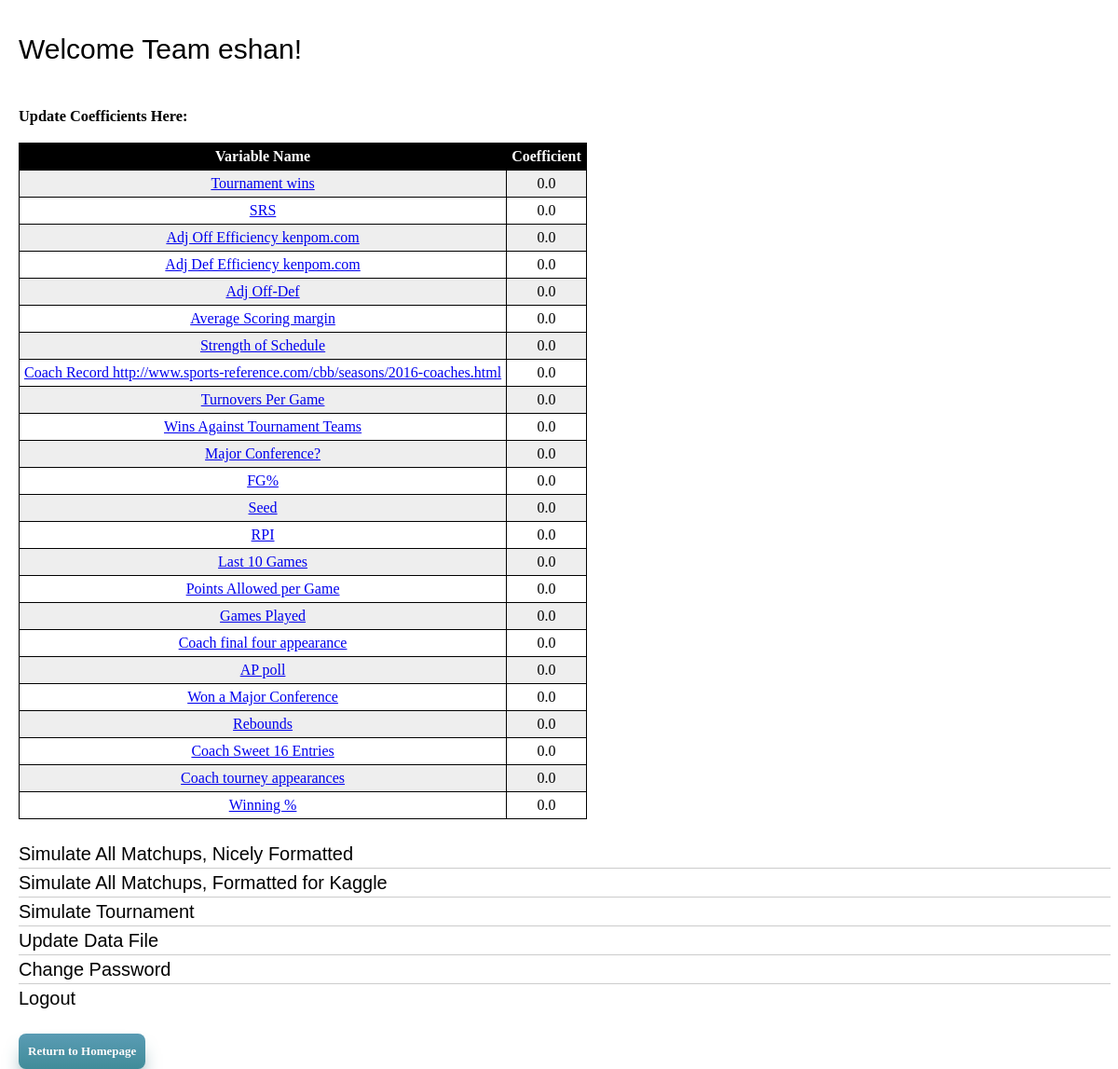
The app's page / (signed in) with its own data.
### tournament/models.py (models this page shows, shortened)
class Coefficient(models.Model):
    value = models.FloatField(default = 0)
    variable = models.ForeignKey(Variable)
    user = models.ForeignKey(User)

class Variable(models.Model):
    name = models.CharField(max_length = 50)
    stdev = models.FloatField(default = 0)
    mean = models.FloatField(default = 0)

### tournament/views.py (the view)
# urls.py: url(r'^$', views.index, name='index'),
@login_required
def index(request):
    variables = Variable.objects.all().order_by('pk') #Get a list of all variables
    if not variables:
        return HttpResponseRedirect(reverse('tournament:read_in_values'))
    coefficients = Coefficient.objects.filter(user = request.user).order_by('variable__pk') #Get a list of all coefficients for the user
    if not coefficients:
        for var in variables:
            Coefficient.objects.create(value = 0, user = request.user, variable = var)
    coefficients = Coefficient.objects.filter(user = request.user).order_by('variable__pk')
    username = request.user.username
    return render(request, 'tournament/index.html', {'coefficients':coefficients, 'username':username, 'user':request.user})

### tournament/templates/tournament/index.html (shortened to what this page needs)
{% extends "tournament/base.html" %}
{% block content %}
<br />
<h2> Welcome Team {{username}}!</h2><br />
<h3>Update Coefficients Here:</h3>
<table>
<tr>
  <th>Variable Name</th>
  <th>Coefficient</th>
</tr>
{% for coefficient in coefficients %}
<tr>
  <td><a href = "{%url 'tournament:update_coefficient' coefficient.pk %}"> {{coefficient.variable.name}} </a></td>
  <td>{{coefficient.value}}</td>
</tr>
{%endfor%}
</table>
<br />
<ul>
  <li><a href = "{%url 'tournament:all_probs' %}" target="_blank">Simulate All Matchups, Nicely Formatted</a></li>
  <li><a href = "{%url 'tournament:all_probs_Kaggle' %}" target="_blank">Simulate All Matchups, Formatted for Kaggle</a></li>
  <li><a href = "{%url 'tournament:tournament_probs' %}">Simulate Tournament</a></li>
  {%if user.is_superuser%}
  <li><a href = "{%url 'tournament:read_in_values' %}">Update Data File</a></li>
  {%endif%}
  <li> <a href="{% url 'tournament:password_change' %}" target="_blank">Change Password</a> </li>
  <li><a href = "{%url 'tournament:logout_view' %}">Logout</a></li>
</ul>
{%endblock%}

### tournament/templates/tournament/base.html (shortened to what this page needs)
{% load static %}
<html>
<head>
  <link rel="stylesheet" type="text/css" href="{% static 'css/style.css' %}">
</head>
<body>
    {%block content%}{%endblock%}
    <br />
    <a href="{%url 'tournament:index'%}" class="myButton">Return to Homepage</a>
</body>
</html>

### static/css/style.css (style rules this page uses)
*, *:after, *:before { box-sizing: border-box; }
html { font-size: 100%; line-height: 1.5; height: 100%; }
table, th, td { border: 1px solid black; border-collapse: collapse; }
th, td { padding: 5px; text-align: center; }
table tr:nth-child(even) { background-color: #eee; }
table tr:nth-child(odd) { background-color:#fff; }
table th { background-color: black; color: white; }
body { font-size: 14px; line-height: 1.6em; margin-left: 20px; }
h2 { font: 200 30px/1.5 Helvetica, Verdana, sans-serif; margin: 0; padding: 0; }
ul { list-style-type: none; margin: 0; padding: 0; }
li { font: 200 20px/1.5 Helvetica, Verdana, sans-serif; border-bottom: 1px solid #ccc; }
li:last-child { border: none; }
li a { text-decoration: none; color: #000; display: block; width: 100%; -webkit-transition: font-size 0.3s ease, background-color 0.3s ease; -moz-transition: font-size 0.3s ease, background-color 0.3s ease; -o-transition: font-size 0.3s ease, background-color 0.3s ease; -ms-transition: font-size 0.3s ease, background-color 0.3s ease; transition: font-size 0.3s ease, background-color 0.3s ease; }
.myButton { -moz-box-shadow: 0px 14px 22px -8px #276873; -webkit-box-shadow: 0px 14px 22px -8px #276873; box-shadow: 0px 14px 22px -8px #276873; background:-webkit-gradient(linear, left top, left bottom, color-stop(0.05, #599bb3), color-stop(1, #408c99)); background:-moz-linear-gradient(top, #599bb3 5%, #408c99 100%); background:-webkit-linear-gradient(top, #599bb3 5%, #408c99 100%); background:-o-linear-gradient(top, #599bb3 5%, #408c99 100%); background:-ms-linear-gradient(top, #599bb3 5%, #408c99 100%); background:linear-gradient(to bottom, #599bb3 5%, #408c99 100%); filter:progid:DXImageTransform.Microsoft.gradient(startColorstr='#599bb3', endColorstr='#408c99',GradientType=0); background-color:#599bb3; -moz-border-radius:8px; -webkit-border-radius:8px; border-radius:8px; display:inline-block; cursor:pointer; color:#ffffff; font-family:Times New Roman; font-size:13px; font-weight:bold; padding:8px 10px; text-decoration:none; text-shadow:0px 0px 0px #3d768a; }

### records on screen
Coefficient: variable.name "Tournament wins", value "0.0"
Coefficient: variable.name "SRS", value "0.0"
Coefficient: variable.name "Adj Off Efficiency kenpom.com", value "0.0"
Coefficient: variable.name "Adj Def Efficiency kenpom.com", value "0.0"
Coefficient: variable.name "Adj Off-Def", value "0.0"
Coefficient: variable.name "Average Scoring margin", value "0.0"
Coefficient: variable.name "Strength of Schedule", value "0.0"
Coefficient: variable.name "Coach Record http://www.sports-reference.com/cbb/seasons/2016-coaches.html", value "0.0"
Coefficient: variable.name "Turnovers Per Game", value "0.0"
Coefficient: variable.name "Wins Against Tournament Teams", value "0.0"
Coefficient: variable.name "Major Conference?", value "0.0"
Coefficient: variable.name "FG%", value "0.0"
Coefficient: variable.name "Seed", value "0.0"
Coefficient: variable.name "RPI", value "0.0"
Coefficient: variable.name "Last 10 Games", value "0.0"
Coefficient: variable.name "Points Allowed per Game", value "0.0"
Coefficient: variable.name "Games Played", value "0.0"
Coefficient: variable.name "Coach final four appearance", value "0.0"
Coefficient: variable.name "AP poll", value "0.0"
Coefficient: variable.name "Won a Major Conference", value "0.0"
Coefficient: variable.name "Rebounds", value "0.0"
Coefficient: variable.name "Coach Sweet 16 Entries", value "0.0"
Coefficient: variable.name "Coach tourney appearances", value "0.0"
Coefficient: variable.name "Winning %", value "0.0"

### other values on screen
{{ username }} "eshan"
